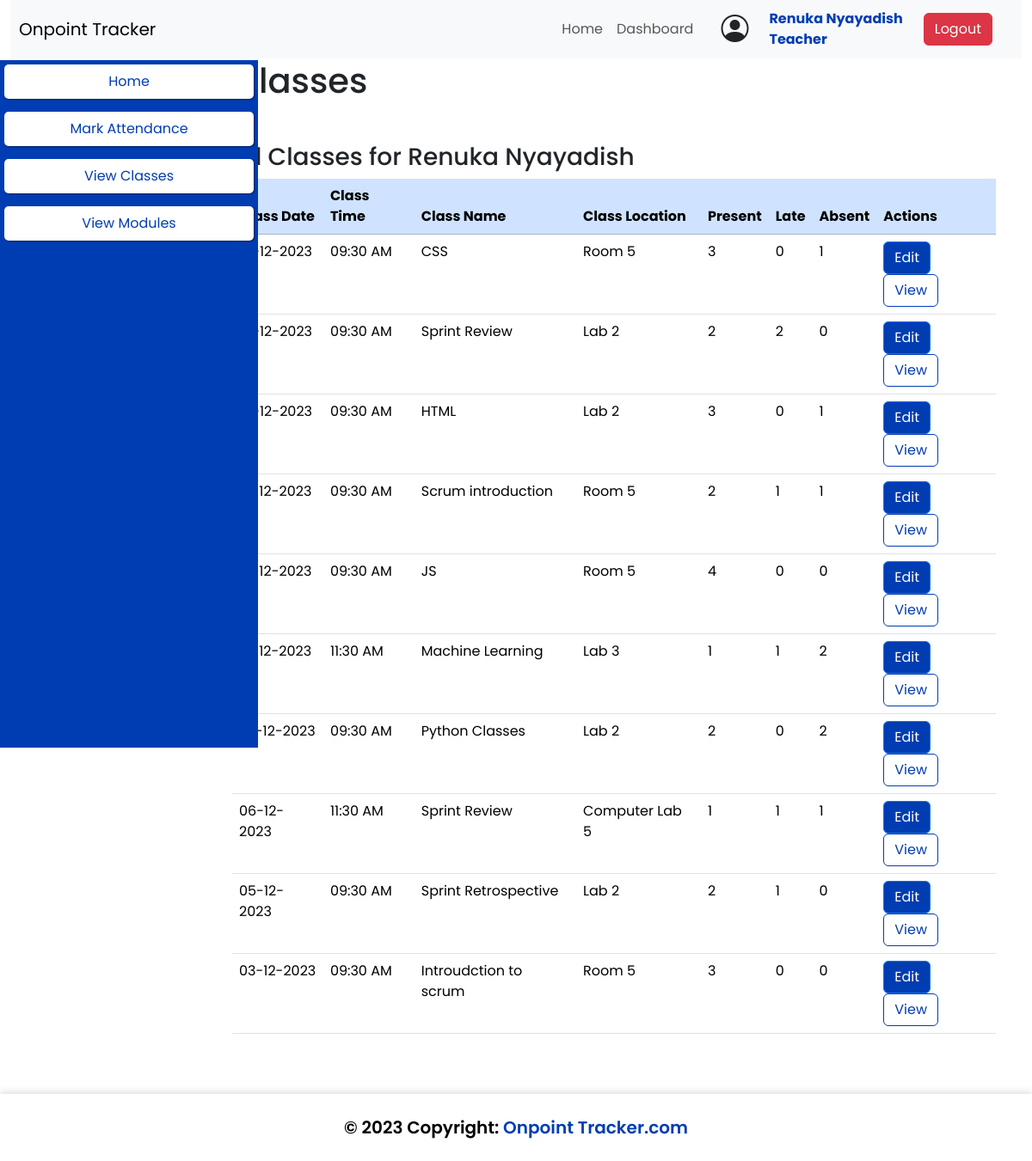
The app's page /pages/teacher_view_all_classes.php (signed in) with its own data.
### tables this page shows
CREATE TABLE `class` (
  `class_id` int(11) NOT NULL,
  `class_name` varchar(50) NOT NULL,
  `class_date` date NOT NULL,
  `class_time` time NOT NULL,
  `class_location` varchar(50) NOT NULL,
  `class_module_id` int(11) NOT NULL
);

### pages/teacher_view_all_classes.php (the view, shortened to what this page needs)
<!DOCTYPE html>
<html lang="en">
<head>
    <link rel="stylesheet" href="../inc/home.css">
    <link href="https://cdn.jsdelivr.net/npm/bootstrap@5.3.2/dist/css/bootstrap.min.css" rel="stylesheet">
    <?php
    require_once('..\inc\head.php'); ?>
</head>
<body>
    <div class="container-fluid">
        <?php require_once('..\inc\navbar.php'); ?>
    </div>
    <?php require_once('..\inc\teacher_sidebar.php');
    ?>
    <section class="container">
        <h1 class="mb-5">
            Classes
        </h1>
        <h3 class="mt-5">All Classes for <?php echo $_SESSION["first_name"] . " " . $_SESSION["last_name"] ?></h3>
        <table class="table">
            <thead>
                <tr class="table-primary">
                    <th scope="col">
                        Class Date
                    </th>
                    <th scope="col">
                        Class Time
                    </th>
                    <th scope="col">
                        Class Name
                    </th>
                    <th scope="col">
                        Class Location
                    </th>
                    <th scope="col">
                        Present
                    </th>
                    <th scope="col">
                        Late
                    </th>
                    <th scope="col">
                        Absent
                    </th>
                    <th scope="col">
                        Actions
                    </th>
                </tr>
            </thead>
            <tbody>
                <?php
                $tutor_id = $_SESSION["user_id"];
                $select_query = "SELECT
                class.class_id,
                class.class_date,
                class.class_time,
                class.class_name,
                class.class_location,
                SUM(attendance_status='P') as present,
                SUM(attendance_status='L') as late,
                SUM(attendance_status='A') as absent,
                class.class_module_id
                FROM
                    class
                JOIN
                    attendance,module
                WHERE
                    attendance.attendance_class_id=class.class_id
                    and class.class_module_id=module.module_id
                    and module.module_tutor_id = $tutor_id
                GROUP BY
                    attendance_class_id
                ORDER BY
                    class.class_date DESC;";
                $get_query = mysqli_query($conn, $select_query);
                if ($get_query) {
                    $result = mysqli_fetch_all($get_query);
                    foreach ($result as $attendance) {
                ?>
                        <tr>
                            <td>
                                <?php echo date('d-m-Y', strtotime($attendance[1])); ?>
                            </td>
                            <td>
                                <?php echo date('h:i A', strtotime($attendance[2])); ?>
                            </td>
                            <td>
                                <?php echo $attendance[3]; ?>
                            </td>
                            <td>
                                <?php echo $attendance[4]; ?>
                            </td>
                            <td>
                                <?php echo $attendance[5]; ?>
                            </td>
                            <td>
                                <?php echo $attendance[6]; ?>
                            </td>
                            <td>
                                <?php echo $attendance[7]; ?>
                            </td>
                            <td>
                                <a class="btn btn-primary" href="teacher_edit_attendance.php?class_id=<?php echo $attendance[0] ?>">Edit</a>
                                <a class="btn btn-outline-primary" href="teacher_view_attendance.php?class_id=<?php echo $attendance[0] ?>">View</a>
                            </td>
                        </tr>
                <?php
                    }
                }
                ?>
            </tbody>
        </table>
    </section>
    <footer class="bg-light text-center text-lg-start">
        <div class="text-center p-4" style="background-color: white; color:black; font-size: 20px; font-weight:600; box-shadow: 0 0 10px rgba(0, 0, 0, 0.2); ">
            © 2023 Copyright:
            <a href="home.html" style="font-size: 20px; font: weight 600px; color:#003DB2; text-decoration:none">Onpoint
                Tracker.com</a>
        </div>
    </footer>
</body>
</html>

### inc/home.css (style rules this page uses)
* { margin: 0; padding: 0; box-sizing: border-box; font-family: "Poppins", sans-serif; }
body { background-color: white; }
.container { width: 100%; margin: auto; margin: 70px 70px 70px 70px; }

### inc/head.php (style rules this page uses)
* { margin: 0; padding: 0; box-sizing: border-box; font-family: "Poppins", sans-serif; }

### pages/teacher_view_all_classes.php (style rules this page uses)
.btn-outline-primary, .btn-outline-primary:active, .btn-outline-primary:visited { border-color: #003DB2 !important; color: #003DB2 !important; }
.btn-primary, .btn-primary:active, .btn-primary:visited { background-color: #003DB2 !important; }
.container { padding-left: 20%; }
.container-fluid { top: 0; position: fixed; z-index: 1000; }

### records on screen
class: class_date "15-12-2023", class_time "09:30 AM", class_name "CSS", class_location "Room 5", attendance "3", attendance "0", attendance "1"
class: class_date "14-12-2023", class_time "09:30 AM", class_name "Sprint Review", class_location "Lab 2", attendance "2", attendance "0"
class: class_date "14-12-2023", class_time "09:30 AM", class_name "HTML", class_location "Lab 2", attendance "3", attendance "0", attendance "1"
class: class_date "13-12-2023", class_time "09:30 AM", class_name "Scrum introduction", class_location "Room 5", attendance "2", attendance "1"
class: class_date "13-12-2023", class_time "09:30 AM", class_name "JS", class_location "Room 5", attendance "4", attendance "0"
class: class_date "12-12-2023", class_time "11:30 AM", class_name "Machine Learning", class_location "Lab 3", attendance "1", attendance "2"
class: class_date "07-12-2023", class_time "09:30 AM", class_name "Python Classes", class_location "Lab 2", attendance "2", attendance "0"
class: class_date "06-12-2023", class_time "11:30 AM", class_name "Sprint Review", class_location "Computer Lab 5", attendance "1"
class: class_date "05-12-2023", class_time "09:30 AM", class_name "Sprint Retrospective", class_location "Lab 2", attendance "2", attendance "1", attendance "0"
class: class_date "03-12-2023", class_time "09:30 AM", class_name "Introudction to scrum", class_location "Room 5", attendance "3", attendance "0"

### other values on screen
$user_fullname "Renuka Nyayadish"
$user_role_name "Teacher"
$_SESSION["first_name"] "Renuka"
$_SESSION["last_name"] "Nyayadish"
